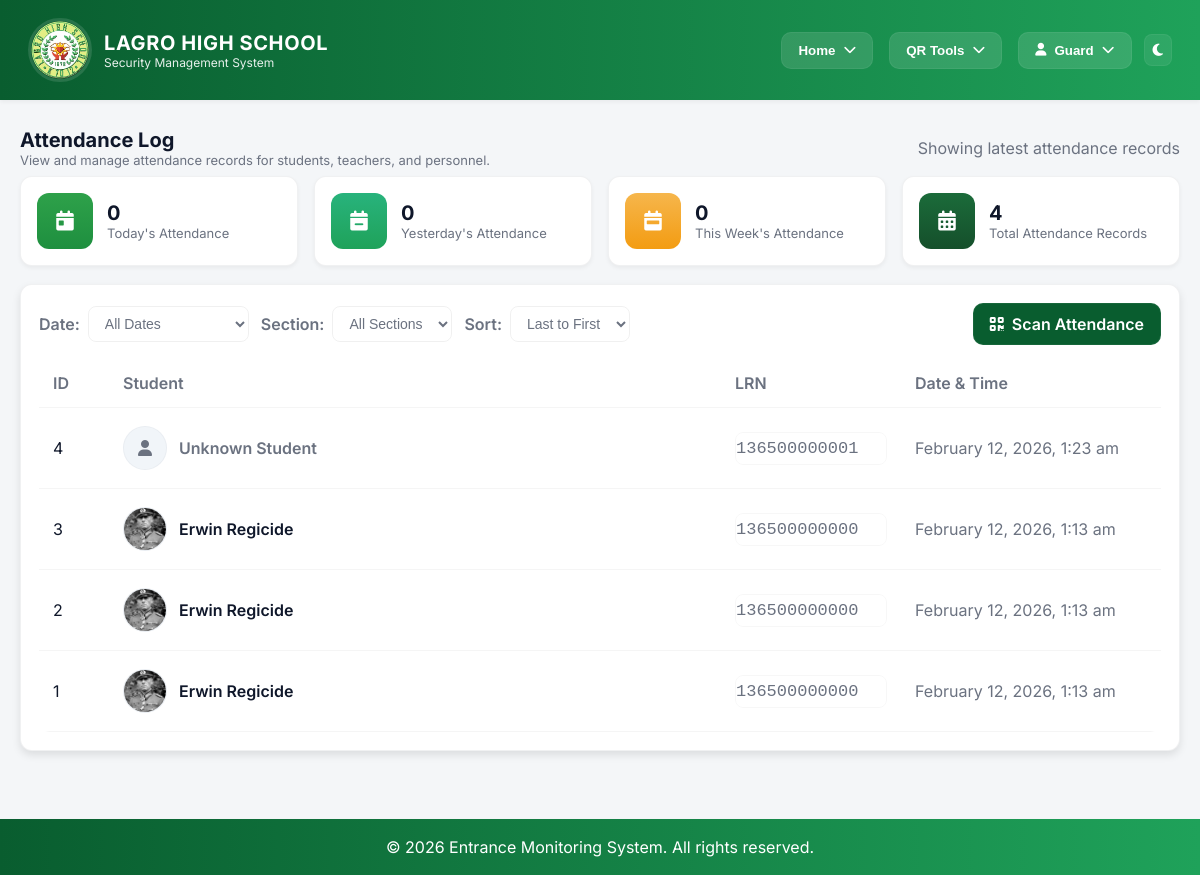
Page /webpages/attendance-log.php (signed in) on the earlier database version.
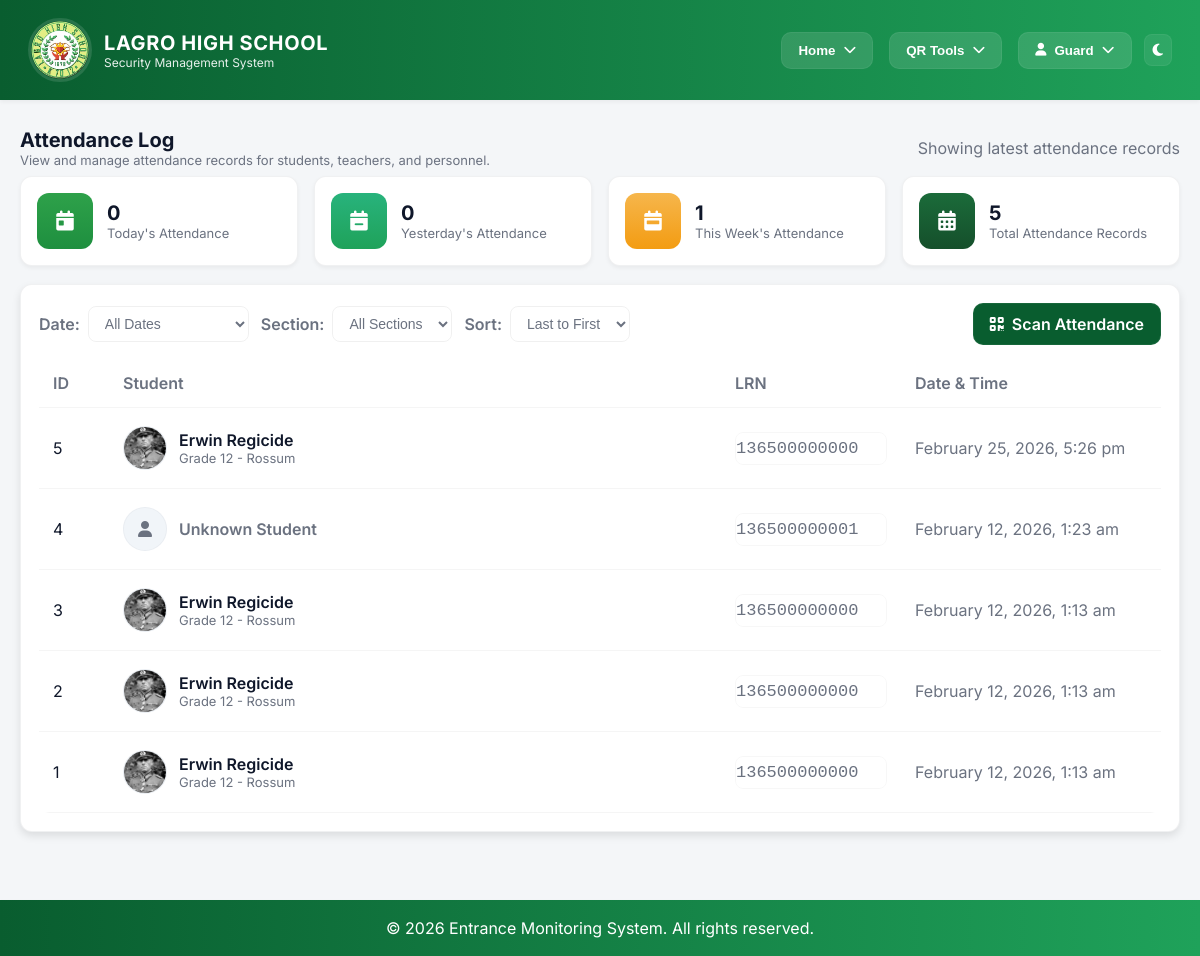
Same page on the later database version.
### tables this page shows
CREATE TABLE `attendance` (
  `id` int(11) NOT NULL,
  `student_lrn` varchar(100) NOT NULL,
  `timestamp` timestamp NOT NULL DEFAULT current_timestamp() ON UPDATE current_timestamp()
);

CREATE TABLE `student_info` (
  `id` int(11) NOT NULL,
  `first_name` varchar(50) NOT NULL,
  `middle_name` varchar(50) DEFAULT NULL,
  `last_name` varchar(50) NOT NULL,
  `lrn` varchar(12) NOT NULL,
  `grade_level` int(11) NOT NULL,
  `section` varchar(30) NOT NULL,
  `birthdate` date NOT NULL,
  `age` int(11) NOT NULL,
  `sex` varchar(10) NOT NULL,
  `student_address` text NOT NULL,
  `contact_number` varchar(15) NOT NULL,
  `email_address` varchar(100) NOT NULL,
  `parent_guardian` varchar(100) NOT NULL,
  `parent_guardian_contact` varchar(15) NOT NULL,
  `relationship` varchar(30) DEFAULT NULL,
  `profile_picture` varchar(255) DEFAULT NULL,
  `account_password` varchar(100) NOT NULL,
  `qr_code_url` longtext DEFAULT NULL,
  `qr_code_generated_at` timestamp NULL DEFAULT NULL,
  `is_registered` int(11) DEFAULT 0
);

### include/role_access.php (called while the page is built, shortened)
<?php
if (!function_exists('getCurrentUserRole')) {
function getCurrentUserRole() {
    if (isset($_SESSION['employee_id']) && !empty($_SESSION['employee_id'])) {
        global $conn;
        $emp_id = $_SESSION['employee_id'];
        $stmt = $conn->prepare("SELECT employee_type FROM employee_info WHERE employee_id = ?");
        $stmt->bind_param("s", $emp_id);
        $stmt->execute();
        $result = $stmt->get_result();
        $employee = $result->fetch_assoc();
        if ($employee && !empty($employee['employee_type'])) {
            $employee_type = strtoupper($employee['employee_type']);
            if (strpos($employee_type, 'TEACHER') !== false || strpos($employee_type, 'INSTRUCTOR') !== false) {
                return 'TEACHER';
            } elseif (strpos($employee_type, 'SECURITY') !== false) {
                return 'SECURITY';
            } else {
                return 'OTHER_PERSONNEL';
            }
        }
    }
    return null;
}
}
?>

### webpages/attendance-log.php (the view, shortened to what this page needs)
<?php
include_once "../include/db_conn.php";
include "../include/role_access.php";
$records_per_page = 10;
$page = isset($_GET['page']) ? (int)$_GET['page'] : 1;
$offset = ($page - 1) * $records_per_page;
$sort_order = isset($_GET['sort']) ? $_GET['sort'] : 'DESC';
$where_clause = '';
$sql = "SELECT a.id, a.student_lrn, a.timestamp,
        s.first_name, s.last_name, s.grade_level, s.section, s.profile_picture
        FROM attendance a
        LEFT JOIN student_info s ON a.student_lrn = s.lrn
        $where_clause
        ORDER BY a.timestamp $sort_order
        LIMIT $offset, $records_per_page";
$result = $conn->query($sql);
$today = date('Y-m-d');
$stats_sql = "SELECT
    (SELECT COUNT(*) FROM attendance WHERE DATE(timestamp) = '$today') as today_count,
    (SELECT COUNT(*) FROM attendance WHERE DATE(timestamp) = DATE_SUB('$today', INTERVAL 1 DAY)) as yesterday_count,
    (SELECT COUNT(*) FROM attendance WHERE DATE(timestamp) BETWEEN DATE_SUB('$today', INTERVAL 7 DAY) AND '$today') as week_count,
    (SELECT COUNT(*) FROM attendance) as total_count";
$stats_result = $conn->query($stats_sql);
$stats = $stats_result->fetch_assoc();
?>
<!DOCTYPE html>
<html lang="en">
<head>
</head>
<body>
    <?php
    include "../include/header.php";
    ?>
    <main class="container">
        <div class="page-title">
            <div>
                <h2>Attendance Log</h2>
                <p>View and manage attendance records for students, teachers, and personnel.</p>
            </div>
            <div class="muted">Showing latest attendance records</div>
        </div>
        <section>
            <div class="stats-grid">
                <div class="stat">
                    <div class="icon today"><i class="fas fa-calendar-day"></i></div>
                    <div class="info">
                        <h3><?php echo $stats['today_count']; ?></h3>
                        <p>Today's Attendance</p>
                    </div>
                </div>
                <div class="stat">
                    <div class="icon yesterday"><i class="fas fa-calendar-minus"></i></div>
                    <div class="info">
                        <h3><?php echo $stats['yesterday_count']; ?></h3>
                        <p>Yesterday's Attendance</p>
                    </div>
                </div>
                <div class="stat">
                    <div class="icon week"><i class="fas fa-calendar-week"></i></div>
                    <div class="info">
                        <h3><?php echo $stats['week_count']; ?></h3>
                        <p>This Week's Attendance</p>
                    </div>
                </div>
                <div class="stat">
                    <div class="icon total"><i class="fas fa-calendar-alt"></i></div>
                    <div class="info">
                        <h3><?php echo $stats['total_count']; ?></h3>
                        <p>Total Attendance Records</p>
                    </div>
                </div>
            </div>
            <div class="panel">
                <div class="filter-row">
                    <div class="filter-left">
                        <form method="GET" action="" id="filterForm" style="display: flex; align-items: center; gap: 12px;">
                            <div style="display: flex; align-items: center; gap: 8px;">
                                <label class="filter-label">Date:</label>
                                <select id="date" name="date" onchange="document.getElementById('filterForm').submit();">
                                    <option value="">All Dates</option>
                                </select>
                            </div>
                            <div style="display: flex; align-items: center; gap: 8px;">
                                <label class="filter-label">Section:</label>
                                <select id="section" name="section" onchange="document.getElementById('filterForm').submit();">
                                    <option value="">All Sections</option>
                                </select>
                            </div>
                            <div style="display: flex; align-items: center; gap: 8px;">
                                <label class="filter-label">Sort:</label>
                                <select id="sort" name="sort" onchange="document.getElementById('filterForm').submit();">
                                    <option value="DESC" <?php echo ($sort_order == 'DESC') ? 'selected' : ''; ?>>Last to First</option>
                                </select>
                            </div>
                        </form>
                    </div>
                    <div>
                        <a class="btn-scan" href="scanner.php"><i class="fa-solid fa-qrcode"></i> Scan Attendance</a>
                    </div>
                </div>
                <?php if ($result && $result->num_rows > 0): ?>
                    <div style="overflow:hidden; border-radius:10px;">
                        <table class="attendance-table">
                            <thead>
                                <tr>
                                    <th style="width:70px;">ID</th>
                                    <th>Student</th>
                                    <th style="width:180px;">LRN</th>
                                    <th style="width:260px;">Date & Time</th>
                                </tr>
                            </thead>
                            <tbody>
                                <?php while ($row = $result->fetch_assoc()): ?>
                                    <tr>
                                        <td><?php echo $row['id']; ?></td>
                                        <td>
                                            <div class="student-info">
                                                <div class="avatar">
                                                    <?php if (!empty($row['profile_picture']) && file_exists($row['profile_picture'])): ?>
                                                        <img src="<?php echo htmlspecialchars($row['profile_picture']); ?>" alt="Student Photo">
                                                    <?php else: ?>
                                                        <i class="fas fa-user" style="color:var(--muted);"></i>
                                                    <?php endif; ?>
                                                </div>
                                                <div>
                                                    <div class="student-name">
                                                        <?php
                                                        if (!empty($row['first_name']) && !empty($row['last_name'])) {
                                                            echo htmlspecialchars($row['first_name'] . ' ' . $row['last_name']);
                                                        } else {
                                                            echo '<span style="color: var(--muted);">Unknown Student</span>';
                                                        }
                                                        ?>
                                                    </div>
                                                    <?php if (!empty($row['grade_level']) && !empty($row['section'])): ?>
                                                        <div class="student-meta">Grade <?php echo htmlspecialchars($row['grade_level']); ?> - <?php echo htmlspecialchars($row['section']); ?></div>
                                                    <?php endif; ?>
                                                </div>
                                            </div>
                                        </td>
                                        <td>
                                            <div class="lrn-badge"><?php echo htmlspecialchars($row['student_lrn']); ?></div>
                                        </td>
                                        <td class="muted"><?php echo date('F j, Y, g:i a', strtotime($row['timestamp'])); ?></td>
                                    </tr>
                                <?php endwhile; ?>
                            </tbody>
                        </table>
                    </div>
                <?php endif; ?>
            </div>
        </section>
    </main>
    <?php include '../include/footer.php'; ?>
</body>
</html>

### include/header.php (shortened to what this page needs)
<?php
    include 'db_conn.php';
    include 'role_access.php';
    $user_role = getCurrentUserRole();
?>
<!DOCTYPE html>
<html lang="en">
<head>
    <link rel="stylesheet" href="https://cdnjs.cloudflare.com/ajax/libs/font-awesome/6.4.0/css/all.min.css">
</head>
<body>
    <header>
        <div class="header-left">
            <div class="brand">
                <img src="../Pics/Logos/Lagro_High_School_logo.png" alt="logo">
                <div>
                    <h1>LAGRO HIGH SCHOOL</h1>
                    <div style="font-size:12px; color:rgba(255,255,255,0.9);">Security Management System</div>
                </div>
            </div>
        </div>
        <div class="header-actions">
            <nav class="nav">
                <div class="nav-menu">
                    <button class="dropbtn">Home <i class="fas fa-chevron-down" id="dropbtn"></i></button>
                </div>
                <?php if ($user_role === 'SECURITY'): ?>
                    <div class="nav-menu">
                        <button class="dropbtn">QR Tools <i class="fas fa-chevron-down" id="dropbtn"></i></button>
                    </div>
                <?php endif; ?>
                <div class="nav-menu">
                    <button class="dropbtn"><i class="fa-solid fa-user"></i><?php echo $_SESSION['first_name'] ?? 'User'; ?> <i class="fas fa-chevron-down" id="dropbtn"></i></button>
                </div>
            </nav>
            <div id="darkToggle" class="toggle" title="Toggle dark mode">
                <i id="darkIcon" class="fa-solid fa-moon"></i>
            </div>
        </div>
    </header>
</body>
</html>

### include/footer.php (shortened to what this page needs)
<footer>
    &copy; 2026 Entrance Monitoring System. All rights reserved.
</footer>

### webpages/attendance-log.php (style rules this page uses)
:root { --bg: #f4f6f8; --card: #ffffff; --muted: #6b7280; --green-1: #095d2fff; --green-2: #1fa25a; --radius: 12px; --shadow-sm: 0 6px 18px rgba(19, 42, 34, 0.06); --shadow-md: 0 12px 30px rgba(19, 42, 34, 0.08); --border: 1px solid rgba(15, 23, 42, 0.06); --text: #0f172a; --primary-color: #229221; --primary-dark: #105a0f; --secondary-color: #24a85b; --secondary-dark: #27ae60; --accent-color: #f39c12; --dark-color: #306e3a; --light-color: #ecf0f1; --danger-color: #e74c3c; --grey-100: #f8f9fa; --grey-200: #e9ecef; --grey-300: #dee2e6; --grey-400: #ced4da; --grey-500: #adb5bd; --grey-600: #6c757d; --grey-700: #495057; --grey-800: #343a40; --grey-900: #212529; --white: #ffffff; --shadow-sm: 0 2px 4px rgba(0, 0, 0, 0.05); --shadow-md: 0 4px 8px rgba(0, 0, 0, 0.1); --shadow-lg: 0 8px 16px rgba(0, 0, 0, 0.1); --border-radius-sm: 4px; --border-radius-md: 8px; --border-radius-lg: 16px; --transition-fast: 150ms ease; --transition-normal: 300ms ease; --transition-slow: 500ms ease; --font-family: 'Montserrat', sans-serif; --success-color: #52b788; --danger-color: #e63946; }
.container { max-width: 1200px; margin: 28px auto; padding: 0 20px 40px; gap: 24px; }
.page-title { grid-column: 1 / -1; display: flex; align-items: center; justify-content: space-between; gap: 12px; margin-bottom: 8px; }
.page-title h2 { font-size: 20px; margin: 0; }
.page-title p { margin: 0; color: var(--muted); font-size: 13px; }
.stats-grid { display: grid; grid-template-columns: repeat(4, 1fr); gap: 16px; margin-bottom: 18px; }
.stat { background: var(--card); border-radius: 12px; padding: 16px; display: flex; align-items: center; gap: 14px; box-shadow: var(--shadow-sm); border: var(--border); }
.stat .icon { width: 56px; height: 56px; border-radius: 12px; display: flex; align-items: center; justify-content: center; color: #fff; font-size: 20px; flex: 0 0 56px; }
.stat .info h3 { margin: 0; font-size: 20px; }
.stat .info p { margin: 0; color: var(--muted); font-size: 13px; }
.icon.today { background: linear-gradient(180deg, #2ea14a, #1e8f3f); }
.icon.yesterday { background: linear-gradient(180deg, #28b37c, #1fa25a); }
.icon.week { background: linear-gradient(180deg, #f6b64c, #f39c12); }
.icon.total { background: linear-gradient(180deg, #1b6b3a, #154f2b); }
.panel { background: var(--card); border-radius: 12px; padding: 18px; box-shadow: var(--shadow-md); border: var(--border); }
.filter-row { display: flex; align-items: center; justify-content: space-between; gap: 12px; margin-bottom: 14px; }
.filter-left { display: flex; align-items: center; gap: 12px; }
.filter-label { color: var(--muted); font-weight: 600; }
select#date, select#section, select#sort { padding: 8px 12px; border-radius: 8px; border: 1px solid rgba(0, 0, 0, 0.06); background: transparent; color: var(--muted); font-size: 14px; cursor: pointer; transition: all 0.2s ease; }
.attendance-table { width: 100%; border-collapse: collapse; }
.attendance-table thead th { text-align: left; padding: 14px; color: var(--muted); font-weight: 600; border-bottom: 1px solid rgba(0, 0, 0, 0.04); }
.attendance-table tbody tr { border-bottom: 1px solid rgba(0, 0, 0, 0.04); }
.attendance-table td { padding: 18px 14px; vertical-align: middle; }
.student-info { display: flex; align-items: center; gap: 12px; }
.avatar { width: 44px; height: 44px; border-radius: 999px; overflow: hidden; display: flex; align-items: center; justify-content: center; background: #f1f5f9; border: 1px solid rgba(15, 23, 42, 0.03); }
.avatar img { width: 100%; height: 100%; object-fit: cover; }
.student-name { font-weight: 600; }
.student-meta { font-size: 13px; color: var(--muted); }
.lrn-badge { background: none; padding: 6px 0px; border-radius: 8px; font-family: monospace; font-size: 17px; color: var(--muted); border: 1px solid rgba(0, 0, 0, 0.03); }
.muted { color: var(--muted); }

### include/footer.php (style rules this page uses)
footer { background: linear-gradient(90deg, var(--green-1), var(--green-2)); color: #fff; padding: 18px 28px; gap: 18px; box-shadow: var(--shadow-sm); position: sticky; top: 0; z-index: 40; text-align: center; }

Differences in the rows shown:
added attendance: id "5", student_info.profile_picture (picture), student_info.first_name+last_name "Erwin Regicide", student_info.grade_level "12", student_info.section "Rossum", student_lrn "136500000000", timestamp "February 25, 2026, 5:26 pm"
shown differently, row unchanged: attendance id 3: student_info.grade_level (not shown) → "12"; student_info.section (not shown) → "Rossum"
shown differently, row unchanged: attendance id 2: student_info.grade_level (not shown) → "12"; student_info.section (not shown) → "Rossum"
shown differently, row unchanged: attendance id 1: student_info.grade_level (not shown) → "12"; student_info.section (not shown) → "Rossum"
Other differences:
$stats['week_count']: "0" → "1"
$stats['total_count']: "4" → "5"
